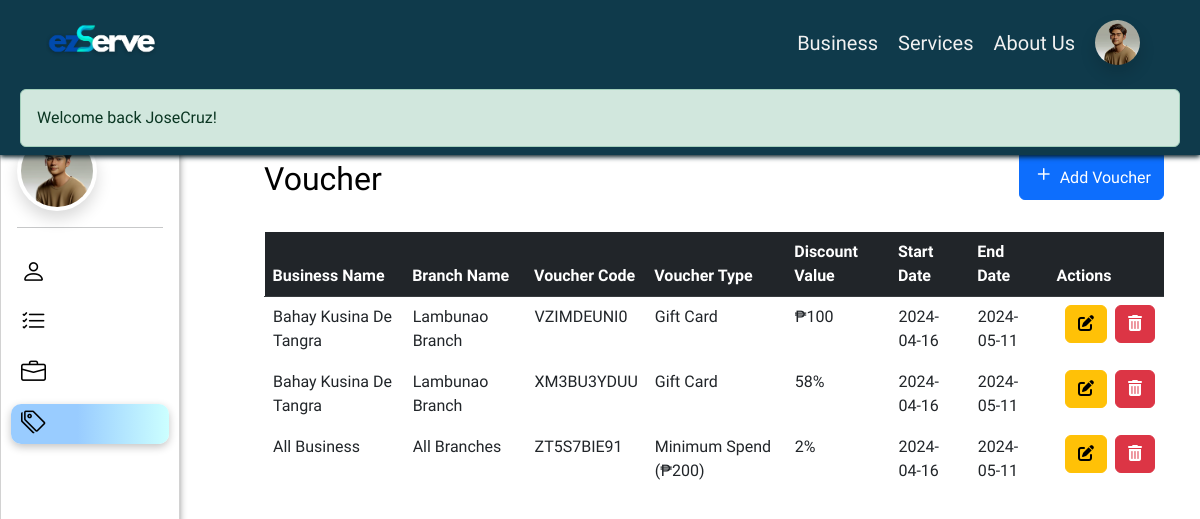
Before: /?page=owner_voucher (signed in) with the older database file.
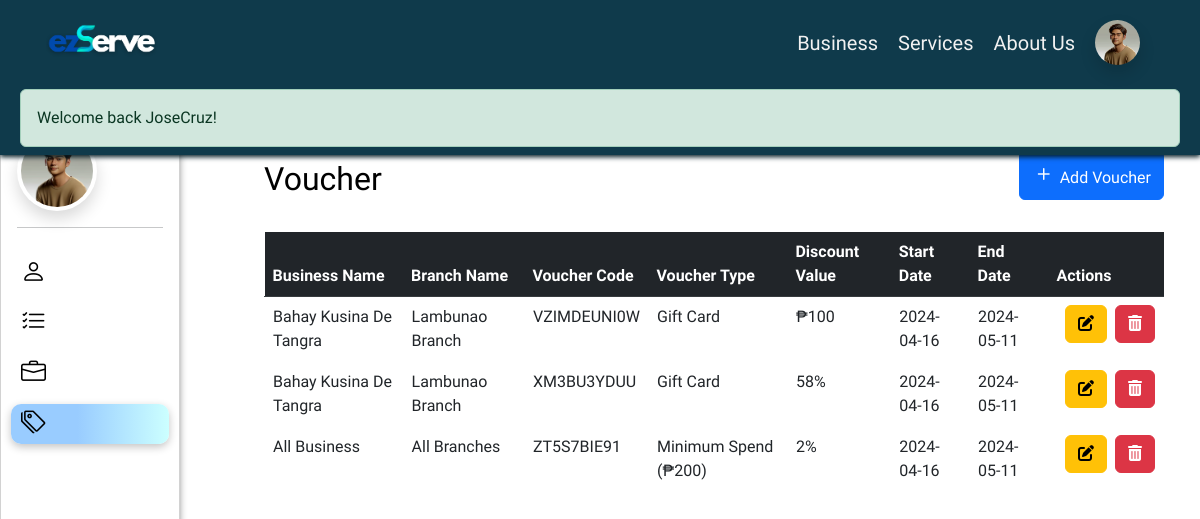
After: the same page with the newer database file.
### tables this page shows
CREATE TABLE `voucher` (
  `voucherID` int(255) NOT NULL,
  `ownerID` int(11) NOT NULL,
  `businessCode` int(11) DEFAULT NULL,
  `branchCode` int(11) DEFAULT NULL,
  `packCode` int(11) NOT NULL,
  `voucherCode` varchar(200) NOT NULL,
  `voucherType` varchar(100) NOT NULL,
  `min_spend` int(100) NOT NULL,
  `discountValue` int(100) NOT NULL,
  `discountType` varchar(100) NOT NULL,
  `startDate` date NOT NULL,
  `endDate` date NOT NULL,
  `creationDate` date NOT NULL DEFAULT current_timestamp()
);

CREATE TABLE `business` (
  `businessCode` int(11) NOT NULL,
  `ownerID` int(11) NOT NULL,
  `busName` varchar(100) NOT NULL,
  `about` varchar(1000) NOT NULL,
  `busType` varchar(100) NOT NULL,
  `house_building` varchar(100) NOT NULL,
  `street` varchar(100) NOT NULL,
  `barangay` varchar(100) NOT NULL,
  `city_municipality` varchar(100) NOT NULL,
  `province` varchar(100) NOT NULL,
  `region` varchar(100) NOT NULL,
  `phone` varchar(100) NOT NULL,
  `mobile` varchar(100) NOT NULL,
  `business_permit` longblob NOT NULL,
  `sanitary` longblob NOT NULL,
  `tax` longblob NOT NULL,
  `busImage` longblob NOT NULL,
  `status` tinyint(4) NOT NULL
);

CREATE TABLE `branches` (
  `branchCode` int(11) NOT NULL,
  `businessCode` int(11) NOT NULL,
  `branchName` varchar(100) NOT NULL,
  `address` varchar(100) NOT NULL,
  `coordinates` varchar(100) NOT NULL,
  `branchImage` longblob NOT NULL
);

### index.php (called while the page is built, shortened)
<?php
	require 'functions.php';
	require 'page.php';
?>

### elements/owner-vouch-list.php (the view, shortened to what this page needs)
<head>
    <link rel="stylesheet" href="https://cdnjs.cloudflare.com/ajax/libs/font-awesome/6.0.0-beta3/css/all.min.css">
</head>
<div id="voucher-tbl" style="margin: 150px 0 0 22%; width: 75vw;">
    <div class="d-flex justify-content-between align-items-center mb-3">
        <h2>Voucher</h2>
        <div class="d-flex justify-content-between mb-3">
            <a href="?page=create_voucher" class="btn btn-primary"><i class="bi bi-plus" style="font-size: 24px; "></i>
                <span class="mt-1">Add Voucher</span></a>
        </div>
    </div>
    <?php
    global $DB;
    $ownerID = $_SESSION['userID'];
    $result = $DB->query("SELECT * FROM voucher WHERE ownerID = '$ownerID'");
    if ($result->num_rows > 0) {
    ?>
        <table class="table table-responsive">
            <thead class="table-dark">
                <tr>
                    <th scope="col">Business Name</th>
                    <th scope="col">Branch Name</th>
                    <th scope="col">Voucher Code</th>
                    <th scope="col">Voucher Type</th>
                    <th scope="col">Discount Value</th>
                    <th scope="col">Start Date</th>
                    <th scope="col">End Date</th>
                    <th scope="col">Actions</th>
                </tr>
            </thead>
            <tbody>
                <?php
                while ($row = $result->fetch_assoc()) {
                    $businessCode = $row["businessCode"];
                    $busNameResult = $DB->query("SELECT busName FROM business WHERE businessCode = '$businessCode'");
                    $busName = ($busNameResult->num_rows > 0) ? $busNameResult->fetch_assoc()["busName"] : '';
                    $branchCode = $row["branchCode"];
                    $branchNameResult = $DB->query("SELECT branchName FROM branches WHERE branchCode = '$branchCode'");
                    $branchName = ($branchNameResult->num_rows > 0) ? $branchNameResult->fetch_assoc()["branchName"] : '';
                    $packCode = $row["packCode"];
                    $packNameResult = $DB->query("SELECT packName FROM package WHERE packCode = '$packCode'");
                    $packName = ($packNameResult->num_rows > 0) ? $packNameResult->fetch_assoc()["packName"] : '';
                ?>
                    <tr>
                        <td class="bg-transparent border border-white"><?= $busName ? $busName : "All Business" ?></td>
                        <td class="bg-transparent border border-white"><?= $branchName ? $branchName : "All Branches" ?></td>
                        <td class="bg-transparent border border-white"><?= $row["voucherCode"] ?></td>
                        <td class="bg-transparent border border-white">
                        <?php
                        echo $row["voucherType"];
                        if ($row["voucherType"] === "Specific Package") {
                            echo " ($packName)";
                        } elseif ($row["voucherType"] === "Minimum Spend") {
                            echo " (₱" . $row["min_spend"] . ")";
                        }
                        ?>
                        </td>
                        <td class="bg-transparent border border-white">
                            <?= ($row["discountType"] === 'percentage') ? $row["discountValue"] . '%' : '₱' . $row["discountValue"] ?>
                        </td>
                        <td class="bg-transparent border border-white"><?= $row["startDate"] ?></td>
                        <td class="bg-transparent border border-white"><?= $row["endDate"] ?></td>
                        <td class="bg-transparent border border-white">
                            <div class="d-flex ">
                                <a href="?page=edit_voucher&id=<?= $row["voucherID"] ?>" class="btn btn-warning mx-2">
                                    <i class="fas fa-edit"></i>
                                </a>
                                <a href="#" class="btn btn-danger" onclick="confirmDelete(<?= $row["voucherID"] ?>)">
                                    <i class="fas fa-trash-alt"></i>
                                </a>
                            </div>
                        </td>
                    </tr>
                <?php } ?>
            </tbody>
        </table>
    <?php } ?>
</div>

Changed rows visible on the page:
changed voucher: voucherCode "VZIMDEUNI0" → "VZIMDEUNI0W"
